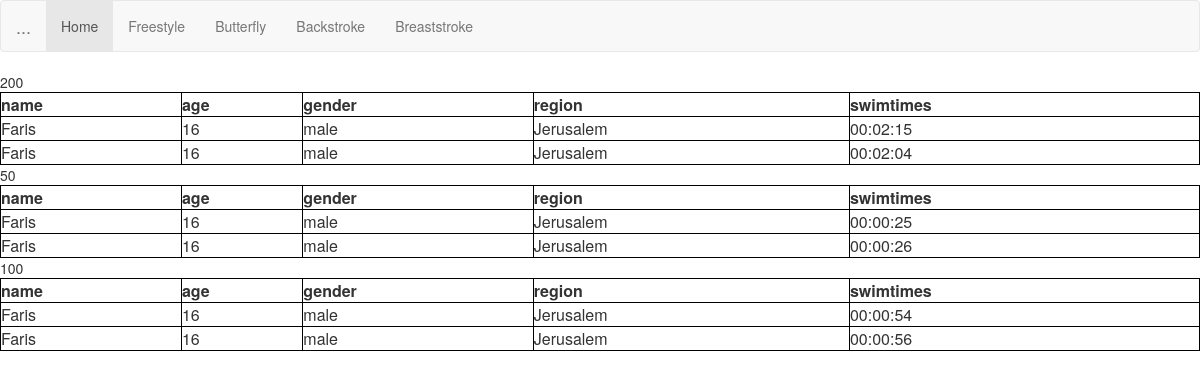
The page /stroke/freestyle on the database its author committed.
### database.py (models this page shows)
class Swimtime(Base):
	__tablename__='swimtime'
	id = Column(Integer, primary_key=True)
	stroke = Column(String)
	time = Column(Time)
	distance = Column(Integer)
	user_id = Column(Integer, ForeignKey('user.id'))
	user = relationship("User",back_populates="swimtimes")

class User(Base):
	__tablename__='user'
	id = Column(Integer, primary_key=True)
	name = Column(String)
	password = Column(String)
	email = Column(String)
	gender = Column(String)
	age = Column(Integer)
	region = Column(String)
	swimtimes = relationship("Swimtime",back_populates="user")

### webapp1.py (the view)
@app.route("/stroke/<stroke_type>")
def stroke(stroke_type):
	query = session.query(Swimtime).filter_by(stroke = stroke_type).order_by(Swimtime.time.desc())
	distances = [row.distance for row in query.all()]
	swimtimesByDistance={}
	distances.reverse()
	for distance in distances:
		swimtimesByDistance[distance] =	session.query(Swimtime).filter_by(stroke=stroke_type,distance=distance).all()
	return render_template('stroke.html', distances = set(distances),swimtimesByDistance=swimtimesByDistance)

### templates/stroke.html (shortened to what this page needs)
<html>
<head>
 <link rel="stylesheet" href="https://maxcdn.bootstrapcdn.com/bootstrap/3.3.7/css/bootstrap.min.css">
 </head>
<body>
<nav class="navbar navbar-default">
  <div class="container-fluid">
    <div class="navbar-header">
      <a class="navbar-brand" href="#">...</a>
    </div>
    <ul class="nav navbar-nav">
      <li class="active"><a href="/">Home</a></li>
      <li><a href="{{url_for('stroke',stroke_type='freestyle')}}">Freestyle</a></li>
      <li><a href="{{url_for('stroke',stroke_type='butterfly')}}">Butterfly</a></li>
      <li><a href="{{url_for('stroke',stroke_type='backstroke')}}">Backstroke</a></li>
      <li><a href="{{url_for('stroke',stroke_type='breaststroke')}}">Breaststroke</a></li>
    </ul>
  </div>
</nav>
 {% for distance in distances %}
 	{{distance}}
<table style = "width:100%">
 <tr>
<th>name</th>
<th>age</th>
<th>gender</th>
<th>region</th>
<th>swimtimes</th>
 </tr>
  {%for swimtime in swimtimesByDistance[distance]%}
  <tr>
 <td>
{{swimtime.user.name}}
 </td>
<td>
{{swimtime.user.age}}
 </td>
 <td>
{{swimtime.user.gender}}
 </td>
 <td>
{{swimtime.user.region}}
 </td>
 <td>
{{swimtime.time}}
 </td>
  </tr>
  {% endfor %}
 </table>
{% endfor %}
</body>
</html>

### templates/stroke.html (style rules this page uses)
table, th, td { border: 1px solid black; }

### rows shown on the page
Swimtime: user.name "Faris", user.age "16", user.gender "male", user.region "Jerusalem", time "00:02:15"
Swimtime: user.name "Faris", user.age "16", user.gender "male", user.region "Jerusalem", time "00:02:04"
Swimtime: user.name "Faris", user.age "16", user.gender "male", user.region "Jerusalem", time "00:00:25"
Swimtime: user.name "Faris", user.age "16", user.gender "male", user.region "Jerusalem", time "00:00:26"
Swimtime: user.name "Faris", user.age "16", user.gender "male", user.region "Jerusalem", time "00:00:54"
Swimtime: user.name "Faris", user.age "16", user.gender "male", user.region "Jerusalem", time "00:00:56"

### other values the page prints
{{ distance }} "200" "50" "100"
